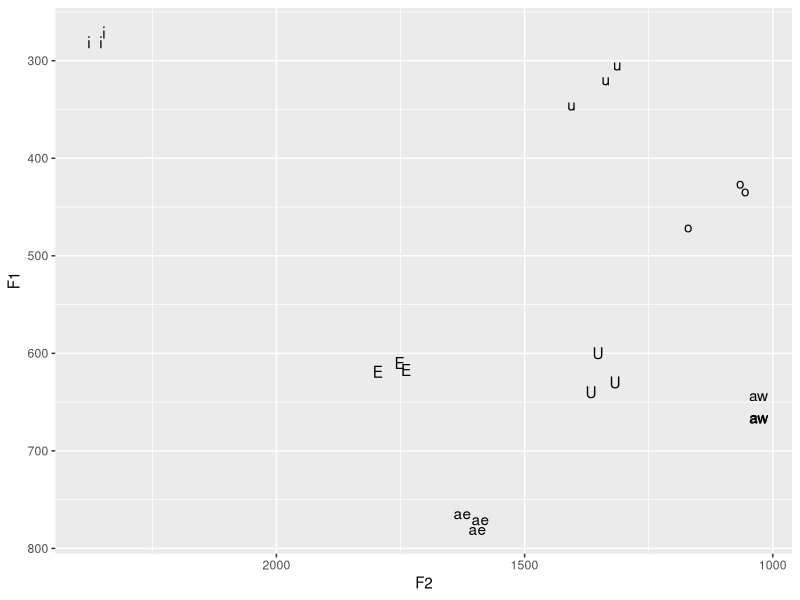
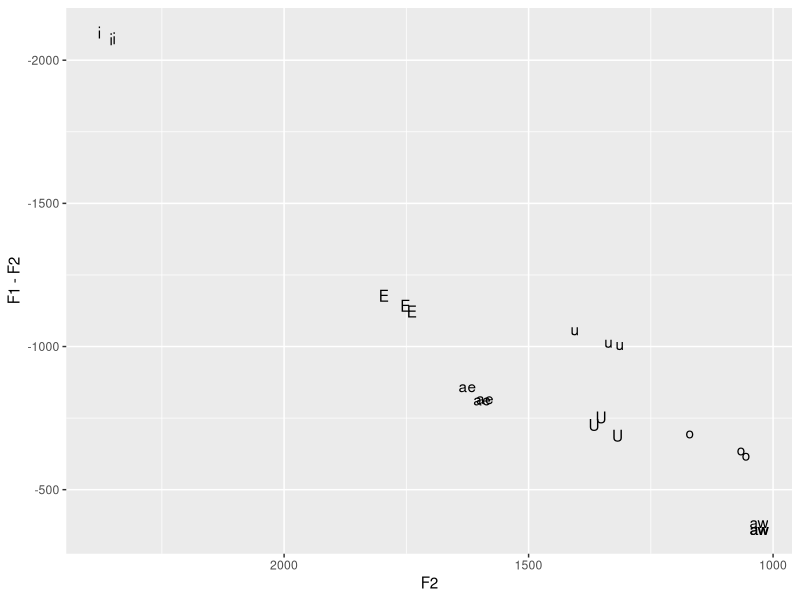
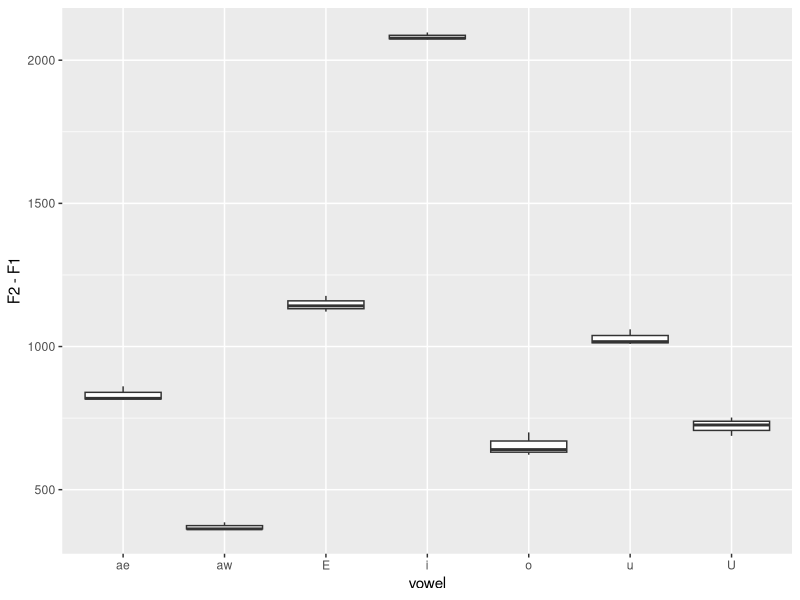

These figures' R source, in order:
## ---- chunk 1
knitr::opts_chunk$set(echo = TRUE)
knitr::opts_chunk$set(dev = "png",
                      dpi = 600,
                      echo = FALSE,
                      cache = FALSE)
options(repos = list(CRAN="http://cran.rstudio.com/"))
install.packages('tidyverse') 
library(tidyverse)
## ---- chunk 2
hvd <- read_csv('hvd_data.csv')
hvd
## ---- chunk 3
ggplot(hvd, aes(x=F2, y=F1, label = vowel)) + geom_text() + scale_x_reverse() + scale_y_reverse()
## ---- chunk 4
ggplot(hvd, aes(x=F2, y=F1-F2, label = vowel)) + geom_text() + scale_x_reverse() + scale_y_reverse()
## ---- chunk 5
ggplot(hvd, aes(vowel, F2-F1)) + geom_boxplot()
